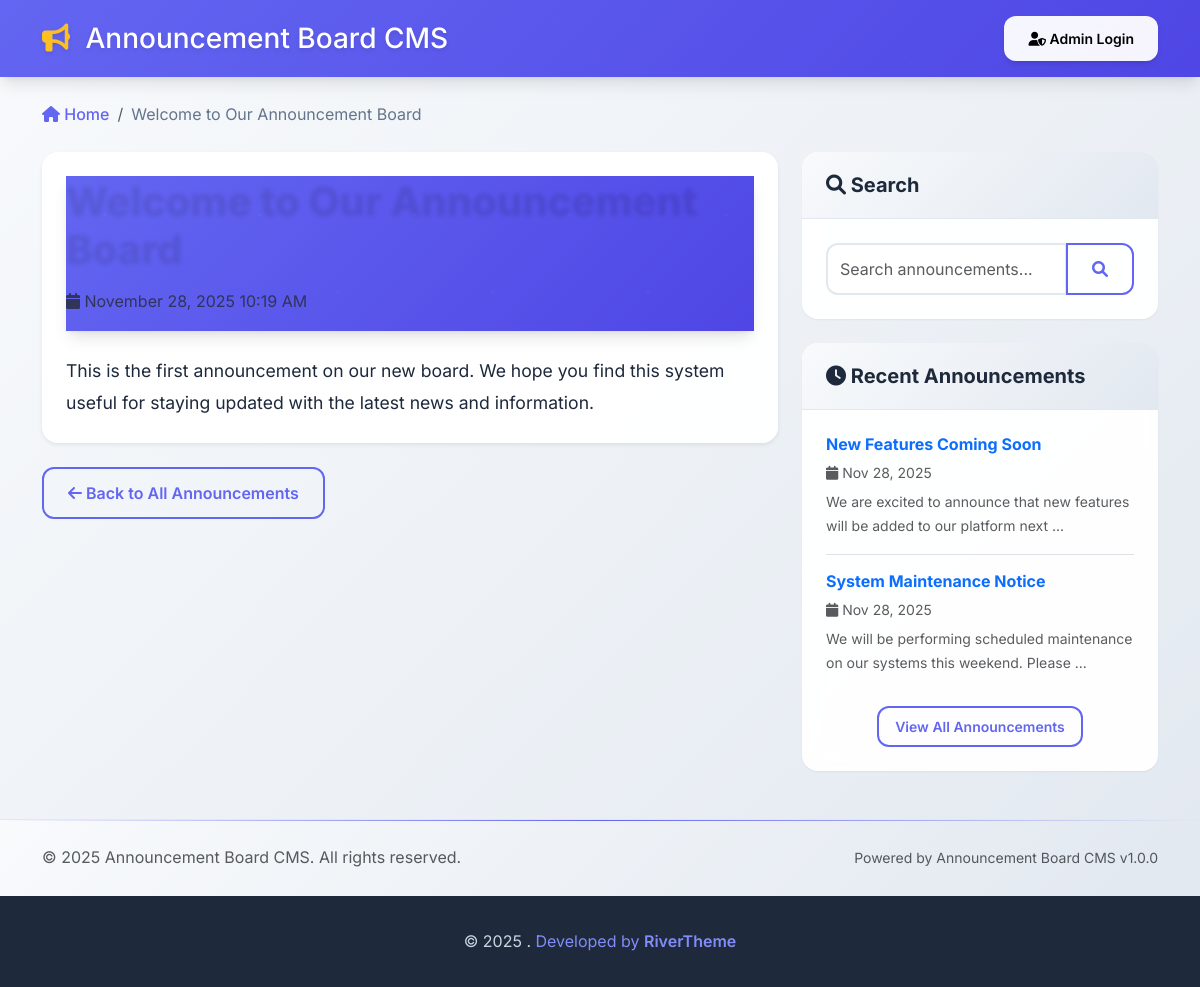
The page /announcement.php?id=1 on the database its author committed.
### tables this page shows
CREATE TABLE IF NOT EXISTS announcements (
    id INT AUTO_INCREMENT PRIMARY KEY,
    title VARCHAR(255) NOT NULL,
    content TEXT NOT NULL,
    admin_id INT NOT NULL,
    is_published BOOLEAN DEFAULT TRUE,
    created_at TIMESTAMP DEFAULT CURRENT_TIMESTAMP,
    updated_at TIMESTAMP DEFAULT CURRENT_TIMESTAMP ON UPDATE CURRENT_TIMESTAMP,
    FOREIGN KEY (admin_id) REFERENCES admins(id) ON DELETE CASCADE,
    INDEX idx_published (is_published),
    INDEX idx_created_at (created_at)
);

### includes/Announcement.php (called while the page is built, shortened)
<?php
require_once 'Database.php';
class Announcement {
    private $db;
    private $table = 'announcements';
    public function __construct() {
        $this->db = new Database();
    }
    public function getPublished($limit = null, $offset = 0) {
        $query = "SELECT a.*, ad.username as admin_username
                  FROM " . $this->table . " a
                  LEFT JOIN admins ad ON a.admin_id = ad.id
                  WHERE a.is_published = 1
                  ORDER BY a.created_at DESC";
        if ($limit !== null) {
            $query .= " LIMIT " . intval($limit) . " OFFSET " . intval($offset);
        }
        return $this->db->fetchAll($query);
    }
    public function getPublishedById($id) {
        $query = "SELECT a.*, ad.username as admin_username
                  FROM " . $this->table . " a
                  LEFT JOIN admins ad ON a.admin_id = ad.id
                  WHERE a.id = ? AND a.is_published = 1 LIMIT 1";
        return $this->db->fetch($query, [$id]);
    }
}
?>

### includes/Database.php (called while the page is built, shortened)
<?php
class Database {
    private $host;
    private $db_name;
    private $username;
    private $password;
    private $charset;
    private $pdo;
    public function __construct() {
        $this->host = DB_HOST;
        $this->db_name = DB_NAME;
        $this->username = DB_USER;
        $this->password = DB_PASS;
        $this->charset = DB_CHARSET;
    }
    public function connect() {
        $this->pdo = null;
        try {
            $dsn = "mysql:host=" . $this->host . ";dbname=" . $this->db_name . ";charset=" . $this->charset;
            $options = [
                PDO::ATTR_ERRMODE => PDO::ERRMODE_EXCEPTION,
                PDO::ATTR_DEFAULT_FETCH_MODE => PDO::FETCH_ASSOC,
                PDO::ATTR_EMULATE_PREPARES => false,
            ];
            $this->pdo = new PDO($dsn, $this->username, $this->password, $options);
        } catch (PDOException $e) {
            echo "Connection Error: " . $e->getMessage();
            return null;
        }
        return $this->pdo;
    }
    public function getConnection() {
        if ($this->pdo === null) {
            return $this->connect();
        }
        return $this->pdo;
    }
    public function query($query, $params = []) {
        try {
            $pdo = $this->getConnection();
            $stmt = $pdo->prepare($query);
            $stmt->execute($params);
            return $stmt;
        } catch (PDOException $e) {
            echo "Query Error: " . $e->getMessage();
            return false;
        }
    }
    public function fetch($query, $params = []) {
        $stmt = $this->query($query, $params);
        return $stmt->fetch();
    }
    public function fetchAll($query, $params = []) {
        $stmt = $this->query($query, $params);
        return $stmt->fetchAll();
    }
}
?>

### includes/functions.php (called while the page is built, shortened)
<?php
function format_date($date, $format = 'F j, Y g:i A') {
    return date($format, strtotime($date));
}
function truncate_text($text, $length = 150, $suffix = '...') {
    if (strlen($text) <= $length) {
        return $text;
    }
    return substr($text, 0, $length) . $suffix;
}
function escape_html($text) {
    return htmlspecialchars($text, ENT_QUOTES, 'UTF-8');
}
function nl2br_safe($text) {
    return nl2br(escape_html($text));
}
?>

### announcement.php (the view, shortened to what this page needs)
<?php
require_once 'includes/functions.php';
require_once 'includes/Announcement.php';
$announcement_id = isset($_GET['id']) ? intval($_GET['id']) : 0;
$announcement = new Announcement();
$announcement_data = $announcement->getPublishedById($announcement_id);
$recent_announcements = $announcement->getPublished(5);
$recent_announcements = array_filter($recent_announcements, function($ann) use ($announcement_id) {
    return $ann['id'] != $announcement_id;
});
$recent_announcements = array_slice($recent_announcements, 0, 4);
?>
<!DOCTYPE html>
<html lang="en">
<head>
    <link href="https://cdn.jsdelivr.net/npm/bootstrap@5.3.0/dist/css/bootstrap.min.css" rel="stylesheet">
    <link href="https://cdnjs.cloudflare.com/ajax/libs/font-awesome/6.0.0/css/all.min.css" rel="stylesheet">
    <link href="assets/css/public.css" rel="stylesheet">
</head>
<body>
    <header class="bg-primary text-white py-3 mb-4">
        <div class="container">
            <div class="row align-items-center">
                <div class="col-md-8">
                    <h1 class="h3 mb-0">
                        <a href="index.php" class="text-white text-decoration-none">
                            <i class="fas fa-bullhorn"></i> <?php echo APP_NAME; ?>
                        </a>
                    </h1>
                </div>
                <div class="col-md-4 text-md-end">
                    <a href="admin/login.php" class="btn btn-light btn-sm">
                        <i class="fas fa-user-shield"></i> Admin Login
                    </a>
                </div>
            </div>
        </div>
    </header>
    <div class="container">
        <nav aria-label="breadcrumb" class="mb-4">
            <ol class="breadcrumb">
                <li class="breadcrumb-item">
                    <a href="index.php"><i class="fas fa-home"></i> Home</a>
                </li>
                <li class="breadcrumb-item active" aria-current="page">
                    <?php echo escape_html(truncate_text($announcement_data['title'], 50)); ?>
                </li>
            </ol>
        </nav>
        <div class="row">
            <div class="col-lg-8">
                <article class="card shadow-sm fade-in">
                    <div class="card-body">
                        <header class="mb-4">
                            <h1 class="display-6 mb-3"><?php echo escape_html($announcement_data['title']); ?></h1>
                            <div class="d-flex flex-wrap align-items-center text-muted mb-3">
                                <span class="me-4">
                                    <i class="fas fa-calendar"></i>
                                    <?php echo format_date($announcement_data['created_at']); ?>
                                </span>
                            </div>
                        </header>
                        <div class="announcement-content">
                            <?php echo nl2br_safe($announcement_data['content']); ?>
                        </div>
                    </div>
                </article>
                <div class="mt-4">
                    <a href="index.php" class="btn btn-outline-primary">
                        <i class="fas fa-arrow-left"></i> Back to All Announcements
                    </a>
                </div>
            </div>
            <div class="col-lg-4">
                <div class="card mb-4 slide-up">
                    <div class="card-header">
                        <h5 class="mb-0"><i class="fas fa-search"></i> Search</h5>
                    </div>
                    <div class="card-body">
                        <form method="GET" action="index.php">
                            <div class="input-group">
                                <input type="text" class="form-control" name="search"
                                       placeholder="Search announcements...">
                                <button class="btn btn-outline-primary" type="submit">
                                    <i class="fas fa-search"></i>
                                </button>
                            </div>
                        </form>
                    </div>
                </div>
                <?php if (!empty($recent_announcements)): ?>
                    <div class="card slide-up" style="animation-delay: 0.2s;">
                        <div class="card-header">
                            <h5 class="mb-0"><i class="fas fa-clock"></i> Recent Announcements</h5>
                        </div>
                        <div class="card-body">
                            <?php foreach ($recent_announcements as $recent): ?>
                                <div class="mb-3 pb-3 <?php echo ($recent !== end($recent_announcements)) ? 'border-bottom' : ''; ?>">
                                    <h6 class="mb-1">
                                        <a href="announcement.php?id=<?php echo $recent['id']; ?>" class="text-decoration-none">
                                            <?php echo escape_html($recent['title']); ?>
                                        </a>
                                    </h6>
                                    <small class="text-muted">
                                        <i class="fas fa-calendar"></i>
                                        <?php echo format_date($recent['created_at'], 'M j, Y'); ?>
                                    </small>
                                    <p class="small text-muted mt-1 mb-0">
                                        <?php echo truncate_text(strip_tags($recent['content']), 80); ?>
                                    </p>
                                </div>
                            <?php endforeach; ?>
                            <div class="text-center">
                                <a href="index.php" class="btn btn-sm btn-outline-primary hover-glow">
                                    View All Announcements
                                </a>
                            </div>
                        </div>
                    </div>
                <?php endif; ?>
            </div>
        </div>
    </div>
    <footer class="bg-light mt-5 py-4">
        <div class="container">
            <div class="row">
                <div class="col-md-6">
                    <p class="mb-0 text-muted">
                        &copy; <?php echo date('Y'); ?> <?php echo APP_NAME; ?>. All rights reserved.
                    </p>
                </div>
                <div class="col-md-6 text-md-end">
                    <small class="text-muted">
                        Powered by Announcement Board CMS v<?php echo APP_VERSION; ?>
                    </small>
                </div>
            </div>
        </div>
    </footer>
    <div class="copyright-footer">
        <div class="container">
            <div class="text-center my-2">
                <div>
                    <span>© 2025 . </span>
                    <span class="text-primary">Developed by </span>
                    <a href="https://rivertheme.com" class="fw-semibold text-decoration-none" target="_blank" rel="noopener">RiverTheme</a>
                </div>
            </div>
        </div>
    </div>
</body>
</html>

### rows shown on the page
announcements: title "Welcome to Our Announcement Board", created_at "November 28, 2025 10:19 AM", content "This is the first announcement on our new board. We hope you find this system useful for staying updated with the latest news and information."
announcements: title "New Features Coming Soon", created_at "Nov 28, 2025", content "We are excited to announce that new features will be added to our platform next ..."
announcements: title "System Maintenance Notice", created_at "Nov 28, 2025", content "We will be performing scheduled maintenance on our systems this weekend. Please ..."

### other values the page prints
APP_NAME "Announcement Board CMS"
APP_VERSION "1.0.0"
